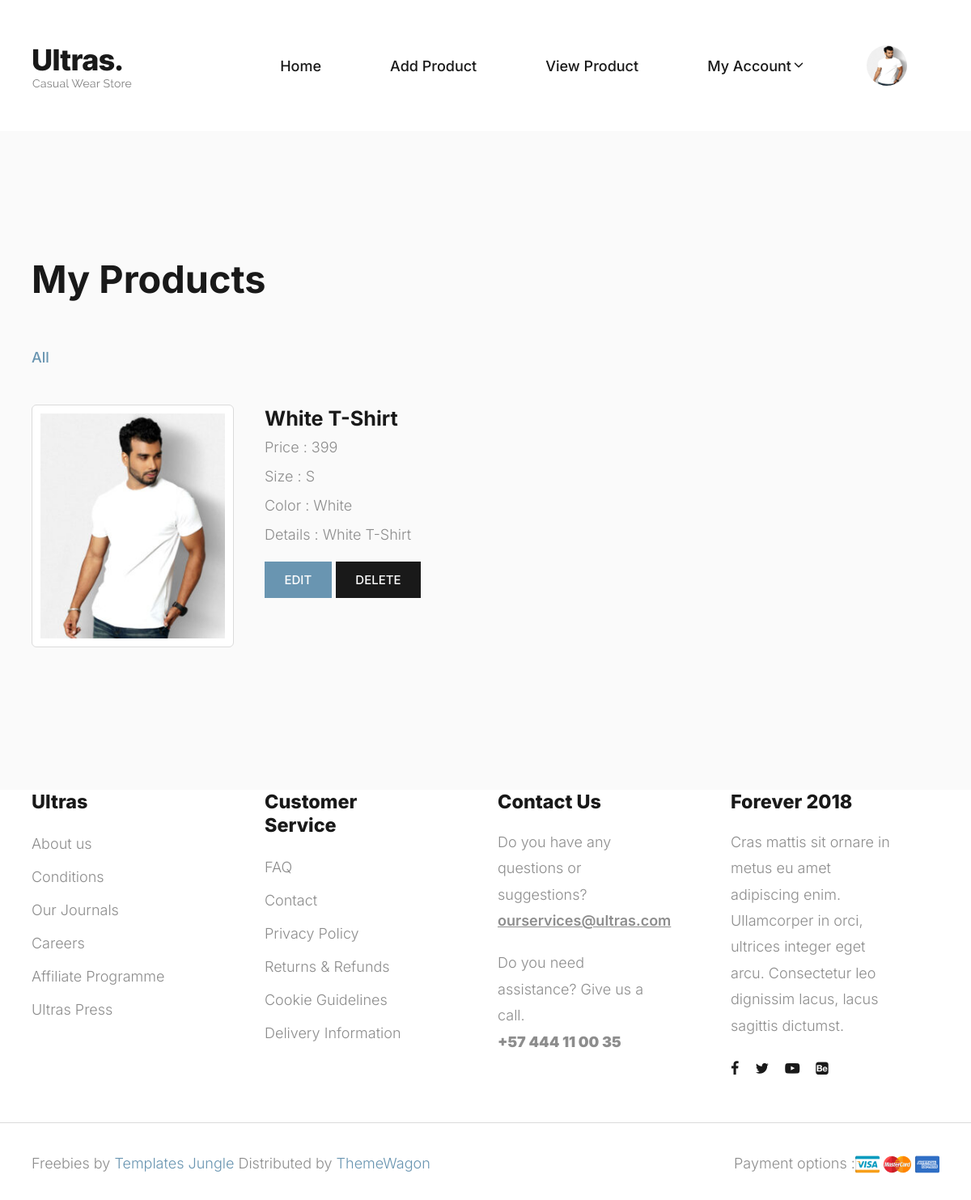
The page /seller-product-detail/1/ (signed in) on the database its author committed.
### myapp/models.py (models this page shows, shortened)
class Product(models.Model):
	category=(
		("Men","Men"),
		("Women","Women"),
		("Kids","Kids"),
	)
	size=(
		("S","S"),
		("M","M"),
		("L","L"),
		("XL","XL"),
		("XLL","XLL"),
	)
	color=(
		("Red","Red"),
		("White","White"),
		("Yellow","Yellow"),
		("Black","Black"),
	)
	seller=models.ForeignKey(User,on_delete=models.CASCADE)
	product_category=models.CharField(max_length=100,choices=category)
	product_name=models.CharField(max_length=100)
	product_desc=models.TextField()
	product_price=models.PositiveIntegerField()
	product_picture=models.ImageField(upload_to="product_picture/")
	product_size=models.CharField(max_length=100,choices=size)
	product_color=models.CharField(max_length=100,choices=color)

### myapp/views.py (the view)
# urls.py: path('seller-product-detail/<int:pk>/',views.seller_product_detail,name='seller-product-detail'),
def seller_product_detail(request,pk):
	wishlist_flag=False
	cart_flag=False
	product=Product.objects.get(pk=pk)
	user=User.objects.get(email=request.session['email'])
	print(user.usertype)
	if user.usertype=="buyer":
		try:
			Wishlist.objects.get(user=user,product=product)
			wishlist_flag=True
		except:
			pass
		try:
			Cart.objects.get(user=user,product=product,payment_status=False)
			cart_flag=True
		except:
			pass
		return render(request,'product-detail.html',{'product':product,'wishlist_flag':wishlist_flag,'cart_flag':cart_flag})
	else:
		return render(request,'seller-product-detail.html',{'product':product})

### myapp/templates/seller-product-detail.html
{% extends 'seller-header.html' %}
{% load static %}
{% block content %}
<!DOCTYPE html>
<html lang="en">
  <head>
  </head>
  <body>
    <section id="selling-products" class="product-store bg-light-grey padding-large">
      <div class="container">
        <div class="section-header">
          <h2 class="section-title">My products</h2>
        </div>
        <ul class="tabs list-unstyled">
          <li data-tab-target="#all" class="active tab">All</li>
        </ul>
        <div class="tab-content">
          <div id="all" data-tab-content class="active">
            <div class="row d-flex flex-wrap">
              <div class="product-item col-lg-3 col-md-6 col-sm-6">
                <div class="image-holder">
                  <img src="{{product.product_picture.url}}" style="width:250px;height: 300px;" alt="Books" class="product-image">
                </div>
              </div>
              <div class="product-item col-lg-3 col-md-6 col-sm-6">
                <div class="product-detail">
                  <h3 class="product-title">
                    <a href="single-product.html">{{product.product_name}}</a>
                  </h3>
                  <div>Price : {{product.product_price}}</div>
                  <div>Size : {{product.product_size}}</div>
                  <div>Color : {{product.product_color}}</div>
                  <div>Details : {{product.product_desc}}</div>
                </div>
                <a href="{% url 'seller-product-edit' pk=product.pk %}"><input type="button" value="EDIT" class="btn btn-primary"></a>
                <a href="{% url 'seller-product-delete' pk=product.pk %}"><input type="button" value="DELETE" class="btn btn-danger"></a>
              </div>
            </div>
          </div>
        </div>
      </div>
    </section>
  </body>
</html>
{% endblock %}

### myapp/static/style.css (style rules this page uses)
:root { --header-height : 160px; --header-height-min : 80px; }
:root { --accent-color : #8d8d8d; --dark-color : #191919; --light-color : #fff; --grey-color : #dbdbdb; --light-grey-color : #fafafa; --primary-color : #6995B1; --light-primary-color : #eef1f3; }
:root { --body-font : "Inter", sans-serif; --heading-font : "Inter", sans-serif; }
*, *::before, *::after { -webkit-box-sizing: border-box; -moz-box-sizing: border-box; box-sizing: border-box; }
html { box-sizing: border-box; }
body { font-family: var(--body-font); font-size: 18px; font-weight: 300; line-height: 2; color: var(--accent-color); margin: 0; }
a { color: var(--dark-color); text-decoration: none; transition: 0.3s color ease-out; }
ul, ol { margin-top: 0; margin-bottom: 10px; margin-left: 0; }
ul li, ol li { margin-bottom: 5px; outline: 0; }
ul li:last-child, ol li:last-child { margin-bottom: 0; }
button, input, select, textarea { font-family: inherit; font-size: inherit; line-height: inherit; outline: 0; }
img { display: inline-block; border: 0; max-width: 100%; height: auto; vertical-align: middle; }
h1, .h1, h2, .h2, h3, .h3, h4, .h4, h5, .h5, h6, .h6 { font-family: var(--heading-font); color: var(--dark-color); line-height: 1.2; }
h1, h2, h3 { margin: 25px 0; text-transform: capitalize; }
h2, .h2 { font-size: 2em; line-height: 1.4; }
h3, .h3 { font-size: 1.4em; line-height: 1.4; }
h1 a, h2 a, h3 a, h4 a, h5 a, h6 a { font-weight: inherit; color: inherit; text-decoration: none; }
::placeholder { color: var(--grey-color); }
.container::after, .row::after, .clearfix::after { display: block; clear: both; content: ""; }
ul { list-style: circle inside; }
ol, ul { padding-left: 0; margin-top: 0; }
li { margin-bottom: 1rem; }
input, textarea, select, fieldset { margin-bottom: 1.5rem; }
.list-unstyled { list-style: none; }
.d-flex { display: -ms-flexbox !important; display: flex !important; }
.flex-wrap { -ms-flex-wrap: wrap !important; flex-wrap: wrap !important; }
a.btn, input[type="button"], input[type="submit"], input[type="reset"], input[type="file"], button { background-image: none; background: var(--dark-color); text-decoration: none !important; display: inline-block; position: relative; border: 2px solid transparent; border-radius: 0; padding: 0.75em 1.5em; margin-top: 15px; font-family: var(--body-font); font-size: 15px; font-weight: 500; line-height: normal; text-align: center; text-transform: uppercase; color: var(--light-color); z-index: 1; cursor: pointer; white-space: nowrap; vertical-align: middle; -webkit-transition: all 0.3s ease-in; transition: all 0.3s ease-in; -ms-touch-action: manipulation; touch-action: manipulation; -webkit-user-select: none; -moz-user-select: none; -ms-user-select: none; user-select: none; }
.btn:last-child { margin-right: 0; }
.btn.btn-primary { background: var(--primary-color); color: var(--light-color); }
.section-header { width: 100%; padding-bottom: 20px; }
.section-title { font-size: 2.6em; font-weight: 700; }
.padding-large { padding-top: 7em; padding-bottom: 7em; }
.bg-light-grey { background-color: var(--light-grey-color) !important; }
.product-store .product-item { position: relative; margin-bottom: 30px; }
.product-item img.product-image { background: var(--light-color); border: 1px solid var(--grey-color); border-radius: 6px; padding: 10px; cursor: pointer; margin-bottom: 20px; width: 100%; }
.product-item h3.product-title { font-size: 1.4em; margin: 0; }
.tab-content { position: relative; }
[data-tab-content] { opacity: 0; visibility: hidden; display: grid; transition: cubic-bezier(0.22, 0.78, 0.71, 1.01); transition-duration: 0.8s; }
.active[data-tab-content] { opacity: 1; visibility: visible; height: auto; }
.tabs { display: flex; flex-wrap: wrap; margin-bottom: 40px; }
.tabs .tab { font-weight: 500; color: var(--dark-grey-color); margin-right: 50px; cursor: pointer; transition: 0.2s all; }
.tabs .tab.active, .tabs .tab:hover { color: var(--primary-color); }

### rows shown on the page
Product: product_picture (picture), product_name "White T-Shirt", product_price "399", product_size "S", product_color "White", product_desc "White T-Shirt"
